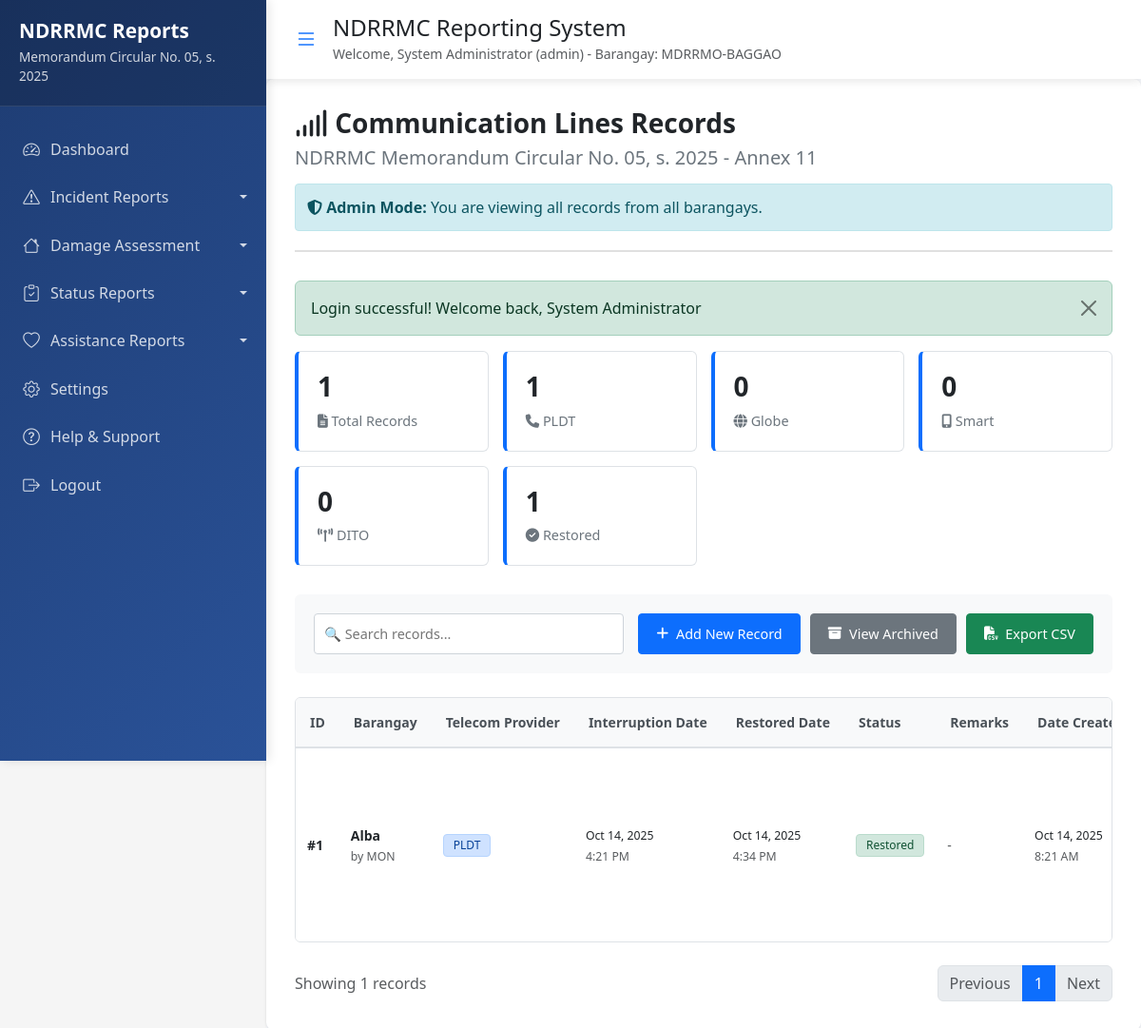
The page /public/annex11_records.php (signed in) on the database its author committed.
### tables this page shows
CREATE TABLE `annex11_communication_lines` (
  `id` int(11) NOT NULL,
  `region` varchar(100) NOT NULL DEFAULT 'REGION II',
  `province` varchar(100) NOT NULL DEFAULT 'CAGAYAN',
  `city` varchar(100) NOT NULL DEFAULT 'BAGGAO',
  `barangay` varchar(100) NOT NULL,
  `telecom_provider` enum('PLDT','Globe','Smart','DITO','Other') NOT NULL,
  `interruption_date` datetime NOT NULL,
  `restored_date` datetime DEFAULT NULL,
  `remarks` text DEFAULT NULL,
  `is_archived` tinyint(1) DEFAULT 0,
  `created_by` int(11) NOT NULL,
  `created_at` timestamp NOT NULL DEFAULT current_timestamp(),
  `updated_at` timestamp NOT NULL DEFAULT current_timestamp() ON UPDATE current_timestamp()
);

CREATE TABLE `users` (
  `id` int(11) NOT NULL,
  `full_name` varchar(100) NOT NULL,
  `barangay` varchar(100) NOT NULL,
  `contact_number` varchar(15) NOT NULL,
  `username` varchar(50) NOT NULL,
  `password` varchar(255) NOT NULL,
  `user_role` enum('user','admin') DEFAULT 'user',
  `is_active` tinyint(1) DEFAULT 1,
  `created_by` int(11) DEFAULT NULL,
  `created_at` timestamp NOT NULL DEFAULT current_timestamp(),
  `updated_at` timestamp NOT NULL DEFAULT current_timestamp() ON UPDATE current_timestamp()
);

### public/annex11_records.php (the view, shortened to what this page needs)
<?php
require_once '../includes/config.php';
require_once '../includes/functions.php';
require_once '../includes/auth.php';
$is_admin = ($_SESSION['user_role'] === 'admin');
if ($is_admin) {
    $stmt = db_query("
        SELECT c.*, u.full_name, u.barangay as user_barangay
        FROM annex11_communication_lines c
        LEFT JOIN users u ON c.created_by = u.id
        WHERE (c.is_archived = 0 OR c.is_archived IS NULL)
        ORDER BY c.created_at DESC
    ");
} else {
    $stmt = db_query("
        SELECT * FROM annex11_communication_lines
        WHERE created_by = ? AND (is_archived = 0 OR is_archived IS NULL)
        ORDER BY created_at DESC
    ", [$_SESSION['user_id']]);
}
$records = $stmt->fetchAll();
$total_records = count($records);
$total_pldt = 0;
$total_globe = 0;
$total_smart = 0;
$total_dito = 0;
$total_restored = 0;
foreach ($records as $record) {
    switch ($record['telecom_provider']) {
        case 'PLDT':
            $total_pldt++;
            break;
    }
    if (!empty($record['restored_date'])) {
        $total_restored++;
    }
}
?>
<link rel="stylesheet" href="https://cdn.jsdelivr.net/npm/bootstrap-icons@1.10.0/font/bootstrap-icons.css">
<link href="https://cdnjs.cloudflare.com/ajax/libs/font-awesome/6.4.0/css/all.min.css" rel="stylesheet">
<div class="records-container">
    <div class="header-section">
        <h1><i class="fas fa-signal"></i> Communication Lines Records</h1>
        <h2>NDRRMC Memorandum Circular No. 05, s. 2025 - Annex 11</h2>
        <?php if ($is_admin): ?>
            <div class="admin-alert">
                <strong><i class="fas fa-shield-alt"></i> Admin Mode:</strong> You are viewing all records from all barangays.
            </div>
        <?php endif; ?>
    </div>
    <div class="stats-cards" id="statsCards">
        <div class="stat-card">
            <h3><?php echo $total_records; ?></h3>
            <p><i class="fas fa-file-alt"></i> Total Records</p>
        </div>
        <div class="stat-card">
            <h3><?php echo $total_pldt; ?></h3>
            <p><i class="fas fa-phone"></i> PLDT</p>
        </div>
        <div class="stat-card">
            <h3><?php echo $total_globe; ?></h3>
            <p><i class="fas fa-globe"></i> Globe</p>
        </div>
        <div class="stat-card">
            <h3><?php echo $total_smart; ?></h3>
            <p><i class="fas fa-mobile-alt"></i> Smart</p>
        </div>
        <div class="stat-card">
            <h3><?php echo $total_dito; ?></h3>
            <p><i class="fas fa-broadcast-tower"></i> DITO</p>
        </div>
        <div class="stat-card">
            <h3><?php echo $total_restored; ?></h3>
            <p><i class="fas fa-check-circle"></i> Restored</p>
        </div>
    </div>
    <div class="action-section">
        <div class="search-box">
            <input type="text" id="searchInput" placeholder="🔍 Search records..." onkeyup="searchRecords()">
        </div>
        <div class="action-buttons">
            <a href="annex11.php" class="btn-custom btn-primary-custom">
                <i class="fas fa-plus"></i> Add New Record
            </a>
            <a href="annex11_archived.php" class="btn-custom btn-secondary-custom">
                <i class="fas fa-archive"></i> View Archived
            </a>
            <button onclick="exportToCSV()" class="btn-custom btn-success-custom">
                <i class="fas fa-file-csv"></i> Export CSV
            </button>
        </div>
    </div>
    <div class="table-container" id="tableContainer">
        <table class="custom-table" id="recordsTable">
            <thead>
                <tr>
                    <th>ID</th>
                    <th>Barangay</th>
                    <th>Telecom Provider</th>
                    <th>Interruption Date</th>
                    <th>Restored Date</th>
                    <th>Status</th>
                    <th>Remarks</th>
                    <th>Date Created</th>
                </tr>
            </thead>
            <tbody class="table-content" id="tableContent">
                <?php if (empty($records)): ?>
                    <tr>
                        <td colspan="<?php echo $is_admin ? '10' : '9'; ?>" style="text-align: center; padding: 30px;">
                            <i class="fas fa-signal" style="font-size: 3rem; color: #ccc;"></i>
                            <p style="color: #6c757d; margin-top: 15px;">No communication lines records found.</p>
                            <a href="annex11.php" class="btn-custom btn-primary-custom" style="margin-top: 15px;">
                                <i class="fas fa-plus"></i> Create First Record
                            </a>
                        </td>
                    </tr>
                <?php else: ?>
                    <?php foreach ($records as $record): ?>
                        <tr>
                            <td><strong>#<?php echo $record['id']; ?></strong></td>
                            <td>
                                <strong><?php echo htmlspecialchars($record['barangay'] ?? $record['user_barangay'] ?? 'N/A'); ?></strong>
                                <?php if ($is_admin && isset($record['full_name'])): ?>
                                    <br><small class="text-muted">by <?php echo htmlspecialchars($record['full_name']); ?></small>
                                <?php endif; ?>
                            </td>
                            <td>
                                <?php
                                $badge_class = match($record['telecom_provider']) {
                                    'PLDT' => 'badge-pldt',
                                    'Globe' => 'badge-globe',
                                    'Smart' => 'badge-smart',
                                    'DITO' => 'badge-dito',
                                    'Other' => 'badge-other',
                                    default => 'badge-secondary'
                                };
                                ?>
                                <span class="badge <?php echo $badge_class; ?>">
                                    <?php echo htmlspecialchars($record['telecom_provider']); ?>
                                </span>
                            </td>
                            <td>
                                <small><?php echo date('M j, Y', strtotime($record['interruption_date'])); ?></small>
                                <br><small class="text-muted"><?php echo date('g:i A', strtotime($record['interruption_date'])); ?></small>
                            </td>
                            <td>
                                <?php if (!empty($record['restored_date'])): ?>
                                    <small><?php echo date('M j, Y', strtotime($record['restored_date'])); ?></small>
                                    <br><small class="text-muted"><?php echo date('g:i A', strtotime($record['restored_date'])); ?></small>
                                <?php else: ?>
                                    <span class="text-muted">Not Restored</span>
                                <?php endif; ?>
                            </td>
                            <td>
                                <?php if (!empty($record['restored_date'])): ?>
                                    <span class="badge badge-restored">Restored</span>
                                <?php else: ?>
                                    <span class="badge badge-interrupted">Interrupted</span>
                                <?php endif; ?>
                            </td>
                            <td>
                                <?php if (!empty($record['remarks'])): ?>
                                    <div style="max-width: 200px;">
                                        <?php echo htmlspecialchars($record['remarks']); ?>
                                    </div>
                                <?php else: ?>
                                    <span class="text-muted">-</span>
                                <?php endif; ?>
                            </td>
                            <td>
                                <small><?php echo date('M j, Y', strtotime($record['created_at'])); ?></small>
                                <br><small class="text-muted"><?php echo date('g:i A', strtotime($record['created_at'])); ?></small>
                            </td>
                        </tr>
                    <?php endforeach; ?>
                <?php endif; ?>
            </tbody>
        </table>
    </div>
    <div class="d-flex justify-content-between align-items-center mt-4">
        <div class="text-muted">
            Showing <?php echo count($records); ?> records
        </div>
        <nav>
            <ul class="pagination mb-0">
                <li class="page-item disabled"><a class="page-link" href="#">Previous</a></li>
                <li class="page-item active"><a class="page-link" href="#">1</a></li>
                <li class="page-item disabled"><a class="page-link" href="#">Next</a></li>
            </ul>
        </nav>
    </div>
</div>
<?php
require_once '../includes/sidenav.php';
?>

### includes/sidenav.php (style rules this page uses)
* { margin: 0; padding: 0; box-sizing: border-box; }
body { margin: 0; padding: 0; overflow-x: hidden; font-family: 'Segoe UI', Tahoma, Geneva, Verdana, sans-serif; background-color: #f5f7fb; }
:root { --primary-color: #0d6efd; --secondary-color: #6c757d; --success-color: #198754; --danger-color: #dc3545; --warning-color: #ffc107; --info-color: #0dcaf0; --light-color: #f8f9fa; --dark-color: #212529; --sidebar-width: 280px; --sidebar-collapsed-width: 70px; }

### public/annex11_records.php (style rules this page uses)
body { background-color: #f5f5f5; padding: clamp(15px, 3vw, 20px); font-family: 'Segoe UI', Tahoma, Geneva, Verdana, sans-serif; }
.records-container { background-color: white; border-radius: 8px; box-shadow: 0 1px 3px rgba(0,0,0,0.12); padding: clamp(20px, 4vw, 30px); margin: 0 auto; width: 100%; max-width: 98vw; }
.header-section { margin-bottom: clamp(25px, 5vw, 30px); padding-bottom: clamp(15px, 3vw, 20px); border-bottom: 2px solid #e0e0e0; }
.header-section h1 { font-size: clamp(1.5rem, 4vw, 1.75rem); font-weight: 600; color: #212529; margin-bottom: clamp(5px, 1.5vw, 8px); }
.header-section h2 { font-size: clamp(1.1rem, 3vw, 1.25rem); color: #6c757d; margin: 0; font-weight: 500; }
.stats-cards { display: grid; grid-template-columns: repeat(auto-fit, minmax(180px, 1fr)); gap: clamp(12px, 2.5vw, 15px); margin-bottom: clamp(25px, 5vw, 30px); }
.stat-card { background-color: #ffffff; border: 1px solid #dee2e6; padding: clamp(15px, 3.5vw, 20px); border-radius: 6px; border-left: 4px solid #0d6efd; transition: box-shadow 0.2s; }
.stat-card h3 { font-size: clamp(1.5rem, 4vw, 1.75rem); margin-bottom: clamp(5px, 1.5vw, 8px); font-weight: 600; color: #212529; }
.stat-card p { margin: 0; color: #6c757d; font-size: clamp(0.85rem, 2.3vw, 0.9rem); }
.action-section { display: flex; flex-wrap: wrap; justify-content: space-between; align-items: center; gap: clamp(10px, 2.5vw, 15px); margin-bottom: clamp(20px, 4vw, 25px); padding: clamp(15px, 3vw, 20px); background-color: #f8f9fa; border-radius: 6px; }
.search-box { flex: 1; min-width: 250px; }
.search-box input { width: 100%; padding: clamp(8px, 2vw, 10px); border: 1px solid #ced4da; border-radius: 4px; font-size: clamp(0.85rem, 2.3vw, 0.9rem); }
.action-buttons { display: flex; gap: clamp(8px, 2vw, 10px); flex-wrap: wrap; }
.btn-custom { padding: clamp(8px, 2vw, 10px) clamp(15px, 3.5vw, 18px); font-size: clamp(0.85rem, 2.3vw, 0.9rem); border-radius: 4px; text-decoration: none; transition: all 0.2s; border: none; cursor: pointer; display: inline-flex; align-items: center; gap: clamp(5px, 1.5vw, 8px); white-space: nowrap; font-weight: 500; }
.btn-primary-custom { background-color: #0d6efd; color: white; border: 1px solid #0d6efd; }
.btn-secondary-custom { background-color: #6c757d; color: white; border: 1px solid #6c757d; }
.btn-success-custom { background-color: #198754; color: white; border: 1px solid #198754; }
.table-container { overflow-x: auto; border-radius: 6px; border: 1px solid #dee2e6; background-color: white; }
.custom-table { width: 100%; border-collapse: collapse; background-color: white; font-size: clamp(0.8rem, 2.2vw, 0.875rem); }
.custom-table thead { background-color: #f8f9fa; border-bottom: 2px solid #dee2e6; }
.custom-table th { padding: clamp(12px, 2.5vw, 15px); text-align: left; font-weight: 600; white-space: nowrap; color: #495057; border-bottom: 2px solid #dee2e6; }
.custom-table tbody tr:last-child td { border-bottom: none; }
.badge { padding: clamp(4px, 1.2vw, 5px) clamp(8px, 2vw, 10px); border-radius: 4px; font-size: clamp(0.7rem, 2vw, 0.75rem); font-weight: 500; white-space: nowrap; }
.badge-pldt { background-color: #cfe2ff; color: #084298; border: 1px solid #b6d4fe; }
.badge-restored { background-color: #d1e7dd; color: #0f5132; border: 1px solid #badbcc; }
.admin-alert { background-color: #d1ecf1; border: 1px solid #bee5eb; color: #0c5460; padding: 12px; border-radius: 4px; margin-top: 15px; }

### rows shown on the page
annex11_communication_lines: id "1", barangay "Alba", created_by.full_name "MON", telecom_provider "PLDT", interruption_date "Oct 14, 2025", interruption_date "4:21 PM", restored_date "Oct 14, 2025", restored_date "4:34 PM", shows "Restored", created_at "Oct 14, 2025", created_at "8:21 AM"

### other values the page prints
$_SESSION['full_name'] "System Administrator"
$_SESSION['user_role'] "admin"
$_SESSION['barangay'] "MDRRMO-BAGGAO"
$message "Login successful! Welcome back, System Administrator"
$total_records "1"
$total_pldt "1"
$total_globe "0"
$total_smart "0"
$total_dito "0"
$total_restored "1"
count($records) "1"
